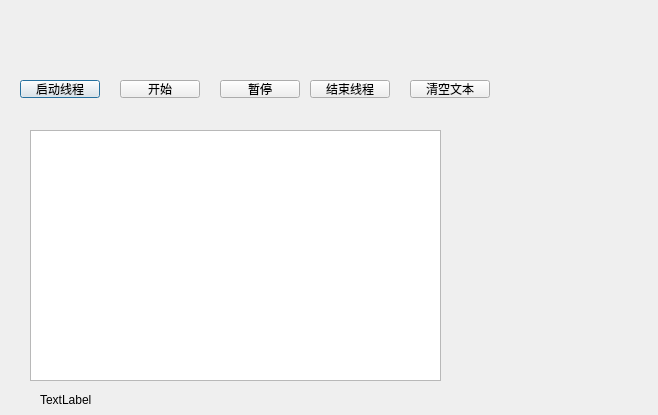
<?xml version="1.0" encoding="UTF-8"?>
<ui version="4.0">
 <class>Dialog</class>
 <widget class="QDialog" name="Dialog">
  <property name="geometry">
   <rect>
    <x>0</x>
    <y>0</y>
    <width>658</width>
    <height>415</height>
   </rect>
  </property>
  <property name="windowTitle">
   <string>Dialog</string>
  </property>
  <widget class="QPlainTextEdit" name="plainTextEdit">
   <property name="geometry">
    <rect>
     <x>30</x>
     <y>130</y>
     <width>411</width>
     <height>251</height>
    </rect>
   </property>
  </widget>
  <widget class="QLabel" name="labA">
   <property name="geometry">
    <rect>
     <x>40</x>
     <y>390</y>
     <width>141</width>
     <height>20</height>
    </rect>
   </property>
   <property name="text">
    <string>TextLabel</string>
   </property>
  </widget>
  <widget class="QPushButton" name="btnThreadStartA">
   <property name="geometry">
    <rect>
     <x>20</x>
     <y>80</y>
     <width>80</width>
     <height>18</height>
    </rect>
   </property>
   <property name="text">
    <string>启动线程</string>
   </property>
  </widget>
  <widget class="QPushButton" name="btnStart">
   <property name="geometry">
    <rect>
     <x>120</x>
     <y>80</y>
     <width>80</width>
     <height>18</height>
    </rect>
   </property>
   <property name="text">
    <string>开始</string>
   </property>
  </widget>
  <widget class="QPushButton" name="btnStop">
   <property name="geometry">
    <rect>
     <x>220</x>
     <y>80</y>
     <width>80</width>
     <height>18</height>
    </rect>
   </property>
   <property name="text">
    <string>暂停</string>
   </property>
  </widget>
  <widget class="QPushButton" name="btnThreadFinishA">
   <property name="geometry">
    <rect>
     <x>310</x>
     <y>80</y>
     <width>80</width>
     <height>18</height>
    </rect>
   </property>
   <property name="text">
    <string>结束线程</string>
   </property>
  </widget>
  <widget class="QPushButton" name="btnClear">
   <property name="geometry">
    <rect>
     <x>410</x>
     <y>80</y>
     <width>80</width>
     <height>18</height>
    </rect>
   </property>
   <property name="text">
    <string>清空文本</string>
   </property>
  </widget>
 </widget>
 <resources/>
 <connections>
  <connection>
   <sender>btnClear</sender>
   <signal>clicked()</signal>
   <receiver>plainTextEdit</receiver>
   <slot>clear()</slot>
   <hints>
    <hint type="sourcelabel">
     <x>449</x>
     <y>88</y>
    </hint>
    <hint type="destinationlabel">
     <x>235</x>
     <y>255</y>
    </hint>
   </hints>
  </connection>
 </connections>
</ui>
